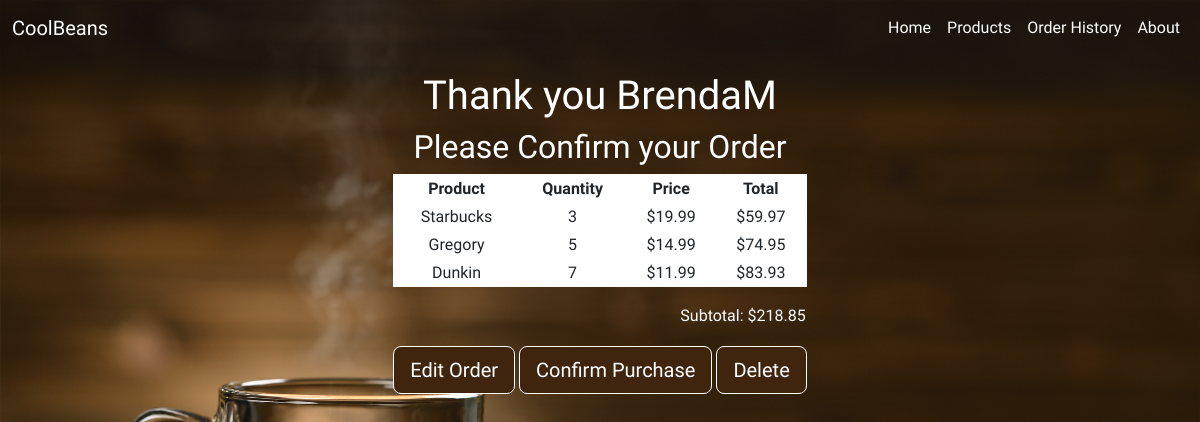
The app's page /confirmation/1 with its own data.
### beansapp/models.py (models this page shows, shortened)
class Order(models.Model):
    STATUS = (
        ('Pending','Pending'),
        ('Out for delivery','Out for delivery'),
        ('Delivered','Delivered'),)
    addressee = models.ForeignKey(Addressee,on_delete=models.SET_NULL,null=True)
    guest = models.ForeignKey(Guest,on_delete=models.SET_NULL,null=True)
    date = models.DateTimeField(auto_now_add=True)
    status = models.CharField(max_length=200, null=True, choices=STATUS, default='pending')
    def get_order_items(self):
        return self.orderitem_set.all()
    def get_total(self):
        orderitems = self.orderitem_set.all()
        total = 0
        for item in orderitems:
            total += item.product.price * item.quantity
        return round(total,2)

class Addressee(AbstractUser):
    address = models.CharField(max_length=15)
    city = models.CharField(max_length=15)
    state = models.CharField(max_length=15)
    zipcode = models.IntegerField(null=True)
    phone_number = PhoneField(blank=True, null=True)

class OrderItem(models.Model):
    product = models.ForeignKey(Product, on_delete=models.SET_NULL, null=True)
    order = models.ForeignKey(Order, on_delete=models.CASCADE,null=True)
    quantity = models.IntegerField(default=0, null=True, blank=True)
    def get_total(self):
        total = self.product.price * self.quantity
        return total

class Product(models.Model):
    types = models.ManyToManyField(Tag)
    name = models.CharField(max_length=30)
    description = models.CharField(max_length=200)
    image = models.ImageField(null=True,blank=True)
    price = models.FloatField()
    def __str__(self):
        return self.name

### beansapp/views.py (the view, shortened to what this page needs)
# urls.py: path('confirmation/<int:id>', ConfirmationView.as_view(), name='confirmation' ),
class ConfirmationView(View):
    def get (self,request,id): # the id is like a book but only contains the title
        order = Order.objects.get(id=id) # we write this again because we need to acceess the book ( in this case order)
        orderitems = OrderItem.objects.filter(order=order) # the "_set.all()" is a django method thats allows us
        item_total = Order.get_order_items(order)
        order_price = Order.get_total(order)
        return render(
            request=request,
            template_name='confirmation.html',
            context={
                'order':order,
                'items':orderitems,
                'order_total': item_total,
                'order_price': order_price,
            }
        )

### beansapp/templates/confirmation.html (shortened to what this page needs)
{% extends 'main.html'%}
{% block content %}
<div class="container">
    <div class="row">
      <div class="col text-center">
        <h1>Thank you {{order.addressee.first_name}}{{order.addressee.last_name}}</h1>
        <h2> Please Confirm your Order </h2>
        <div>
          <table class="info table table-sm text-center">
          <tr>
            <th>Product</th>
            <th>Quantity</th>
            <th>Price</th>
            <th>Total</th>
          </tr>
          {% for item in items %}
          <tr>
            <td>{{item.product}}</td>
            <td>{{item.quantity}}</td>
            <td>${{item.product.price}}</td>
            <td>${{item.get_total}}</td>
          </tr>
          {%endfor%}
        </table>
        <table class="subtotal">
          <tr>
          <th></th>
          <th></th>
          <th></th>
          <th></th>
          <th></th>
        </tr>
        <tr>
          <td></td>
          <td></td>
          <td>Subtotal: </td>
          <td></td>
          <td> ${{order_price}}  </td>
        </tr>
        </table>
      </div>
        <form method="POST">
      <a class="btn btn-primary btn-lg" href="{% url 'editorder' order.id %}">Edit Order</a>
      <a class="btn btn-primary btn-lg" href="{% url 'receipt' order.id %}">Confirm Purchase</a>
      <input class="btn btn-primary btn-lg" type="submit" name="delete" value="Delete" />
      </form>
      </div>
    </div>
  </div>
{% endblock%}

### beansapp/templates/confirmation.html (style rules this page uses)
.info { background-color: #40250E; color: white; border: 1px solid white; }
.container { display:flex; justify-content: center; }
.subtotal { display: flex; justify-content: flex-end; padding-bottom: 20px; }

### beansapp/templates/main.html (style rules this page uses)
body { background-image:url("../static/images/landingnew.jpg"); background-size:cover; background-position: bottom; background-repeat: no-repeat; font-family: 'Limelight', cursive; color:#fff; }
.btn { background-color: #40250E; border: 1px solid #fff; }

### records on screen
Order: addressee.first_name "Brenda", addressee.last_name "M"
OrderItem: product "Starbucks", quantity "3", product.price "19.99", get_total "59.97"
OrderItem: product "Gregory", quantity "5", product.price "14.99", get_total "74.95"
OrderItem: product "Dunkin", quantity "7", product.price "11.99", get_total "83.93"

### other values on screen
{{ order_price }} "218.85"
